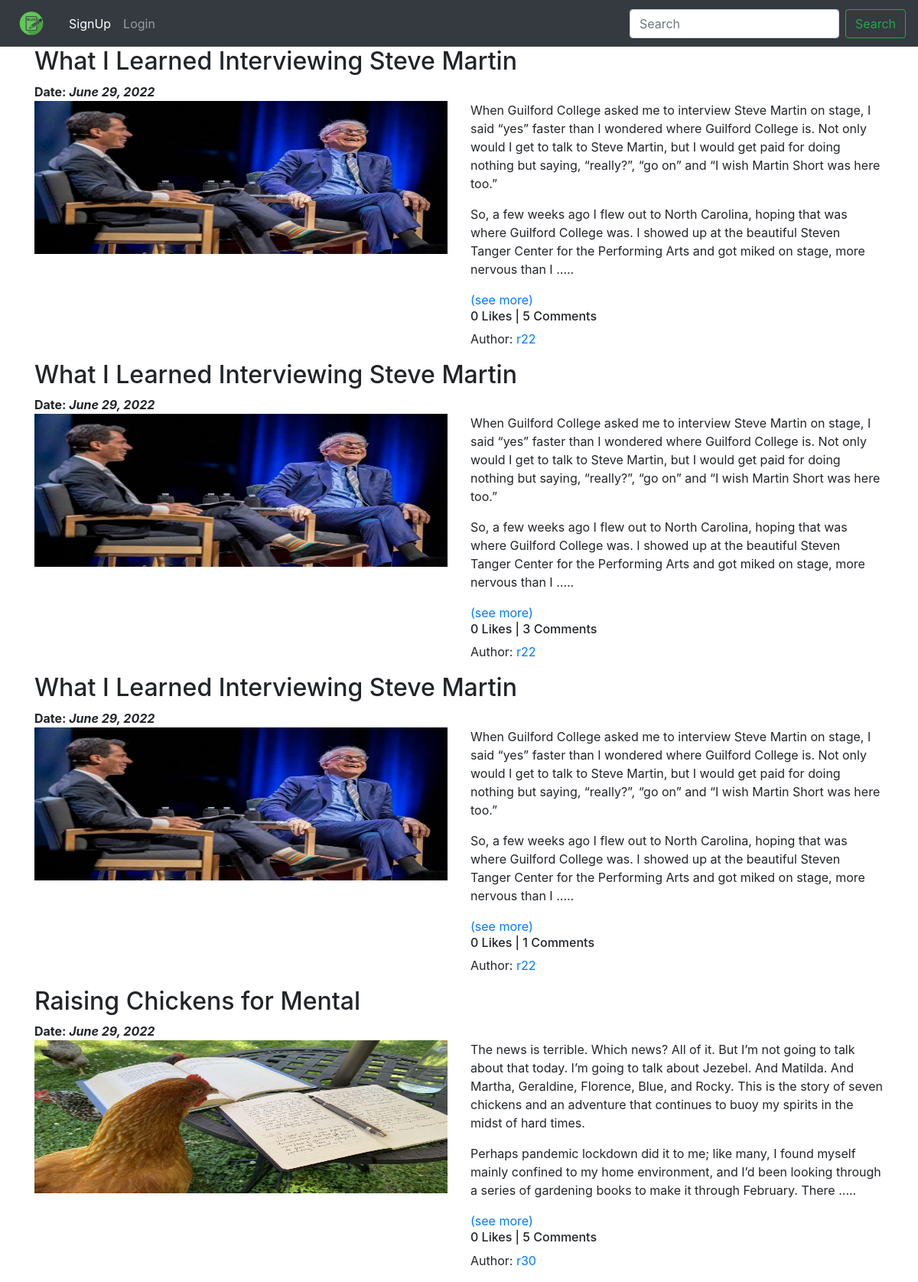
Screenshot of /blog/ with the database file from the repository.
### App_Blog/models.py (models this page shows, shortened)
class Blog(models.Model):
    user = models.ForeignKey(User, related_name='blog_user', on_delete=models.CASCADE)
    blog_title = models.CharField(max_length=100,verbose_name='Title')
    slug = models.SlugField(max_length=100,unique=True)
    blog_content = models.TextField(verbose_name='What is your mind?')
    publish_date = models.DateField(auto_now_add=True)
    update_date = models.DateField(auto_now=True)
    blog_image = models.ImageField(upload_to='blog_images', verbose_name='Image')
    class Meta:
        ordering = ('-publish_date',)

### App_Blog/views.py (the view)
# urls.py: path('',views.BlogList.as_view(),name='blog_list'),
class BlogList(ListView):
    model = Blog
    context_object_name = 'blogs'
    template_name = 'App_Blog/blog_list.html'

### App_Blog/templatetags/custom_filters.py (called while the page is built)
def short_content(value):
    return value[:500] + ' .....'

### templates/App_Blog/blog_list.html (shortened to what this page needs)
{% extends 'base.html' %}
{% load custom_filters %}
{% block body_block %}
{% for blog in blogs %}
<h2>{{ blog.blog_title }}</h2>
<strong>Date: <i>{{ blog.publish_date }}</i></strong>
<div class="row">
<div class="col-sm-6">
<img src="/media/{{blog.blog_image}}" alt="{{blog.blog_title}}" style="width: 100%; height: 200px">
</div>
<div class="col-sm-6">
{{ blog.blog_content|short_content|linebreaks }} <a href={% url 'App_Blog:blog_detail' blog.slug %}>(see more)</a>
<h6>{{ blog.likes_blog.count }} Likes | {{ blog.comment_blog.count }} Comments</h6>
<p>Author: <a href="#">{{ blog.user.username }}</a></p>
</div>
</div>
{% endfor %}
{% endblock %}

### templates/base.html (shortened to what this page needs)
<!doctype html>
<html lang="en">
  <head>
    <link rel="stylesheet" href="https://cdn.jsdelivr.net/npm/bootstrap@4.0.0/dist/css/bootstrap.min.css">
  </head>
  <body>
    <nav class="navbar navbar-expand-lg navbar-dark bg-dark">
      <a class="navbar-brand" href={% url 'index' %}><img src="/media/blog.png" alt="img" class="img-responsive" width="50px"></a>
      <div class="collapse navbar-collapse" id="navbarSupportedContent">
        <ul class="navbar-nav mr-auto">
          {% if user.is_authenticated %}
          <li class="nav-item dropdown">
            <a class="nav-link dropdown-toggle" href="#" id="navbarDropdown" role="button" data-toggle="dropdown" aria-haspopup="true" aria-expanded="false">
              {{ user.username }}
            </a>
            <div class="dropdown-menu" aria-labelledby="navbarDropdown">
              <a class="dropdown-item" href={% url 'App_Login:user_profile' %}>Profile</a>
              <a class="dropdown-item" href={% url 'App_Blog:my_blog' %}>My Blog</a>
              <a class="dropdown-item" href={% url 'App_Blog:BlogWrite' %}>Write Blog</a>
              <div class="dropdown-divider"></div>
              <a class="dropdown-item" href={% url 'App_Login:user_logout' %}>Logout</a>
            </div>
          </li>
          {% else %}
          <li class="nav-item active">
            <a class="nav-link" href={% url 'App_Login:user_signup' %}>SignUp</a>
          </li>
          <li class="nav-item">
            <a class="nav-link" href={% url 'App_Login:user_login' %}>Login</a>
          </li>
          {% endif %}
        </ul>
        <form class="form-inline my-2 my-lg-0">
          <input class="form-control mr-sm-2" type="search" placeholder="Search" aria-label="Search">
          <button class="btn btn-outline-success my-2 my-sm-0" type="submit">Search</button>
        </form>
      </div>
    </nav>
    <div class="container">
        {% block body_block %}
        {% endblock %}
    </div>
  </body>
</html>

### rows the page displays
Blog: blog_title "What I Learned Interviewing Steve Martin", publish_date "June 29, 2022", blog_image (picture), blog_content|short_content "When Guilford College asked me to interview Steve Martin on stage, I said “yes” faster than I wondered where Guilford College is. Not only would I get to talk to Steve Martin, but I would get paid for doing nothing but saying, “really?”, “go on” and “I wish Martin Short was here too.” So, a few weeks ago I flew out to North Carolina, hoping that was where Guilford College was. I showed up at the beautiful Steven Tanger Center for the Performing Arts and got miked on stage, more nervous than I .....", likes_blog.count "0", comment_blog.count "5", user.username "r22"
Blog: blog_title "What I Learned Interviewing Steve Martin", publish_date "June 29, 2022", blog_image (picture), blog_content|short_content "When Guilford College asked me to interview Steve Martin on stage, I said “yes” faster than I wondered where Guilford College is. Not only would I get to talk to Steve Martin, but I would get paid for doing nothing but saying, “really?”, “go on” and “I wish Martin Short was here too.” So, a few weeks ago I flew out to North Carolina, hoping that was where Guilford College was. I showed up at the beautiful Steven Tanger Center for the Performing Arts and got miked on stage, more nervous than I .....", likes_blog.count "0", comment_blog.count "3", user.username "r22"
Blog: blog_title "What I Learned Interviewing Steve Martin", publish_date "June 29, 2022", blog_image (picture), blog_content|short_content "When Guilford College asked me to interview Steve Martin on stage, I said “yes” faster than I wondered where Guilford College is. Not only would I get to talk to Steve Martin, but I would get paid for doing nothing but saying, “really?”, “go on” and “I wish Martin Short was here too.” So, a few weeks ago I flew out to North Carolina, hoping that was where Guilford College was. I showed up at the beautiful Steven Tanger Center for the Performing Arts and got miked on stage, more nervous than I .....", likes_blog.count "0", comment_blog.count "1", user.username "r22"
Blog: blog_title "Raising Chickens for Mental", publish_date "June 29, 2022", blog_image (picture), blog_content|short_content "The news is terrible. Which news? All of it. But I’m not going to talk about that today. I’m going to talk about Jezebel. And Matilda. And Martha, Geraldine, Florence, Blue, and Rocky. This is the story of seven chickens and an adventure that continues to buoy my spirits in the midst of hard times. Perhaps pandemic lockdown did it to me; like many, I found myself mainly confined to my home environment, and I’d been looking through a series of gardening books to make it through February. There .....", likes_blog.count "0", comment_blog.count "5", user.username "r30"
